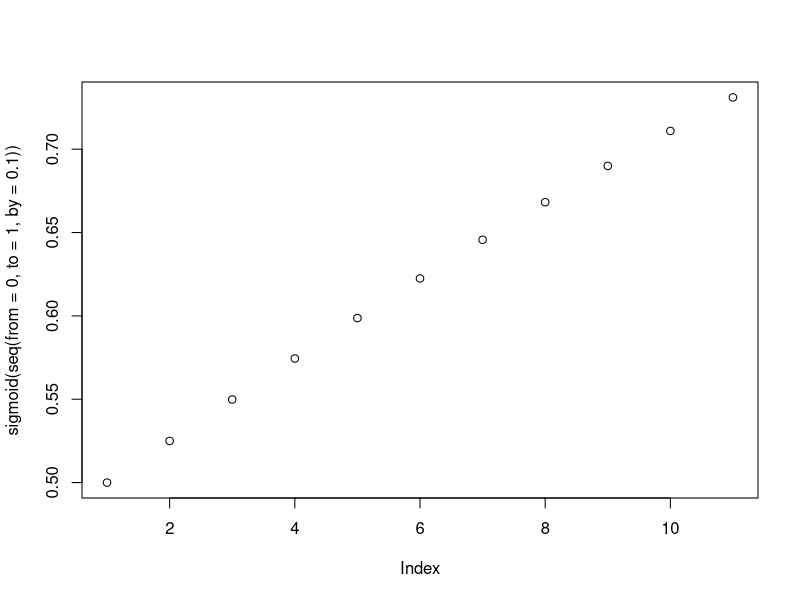
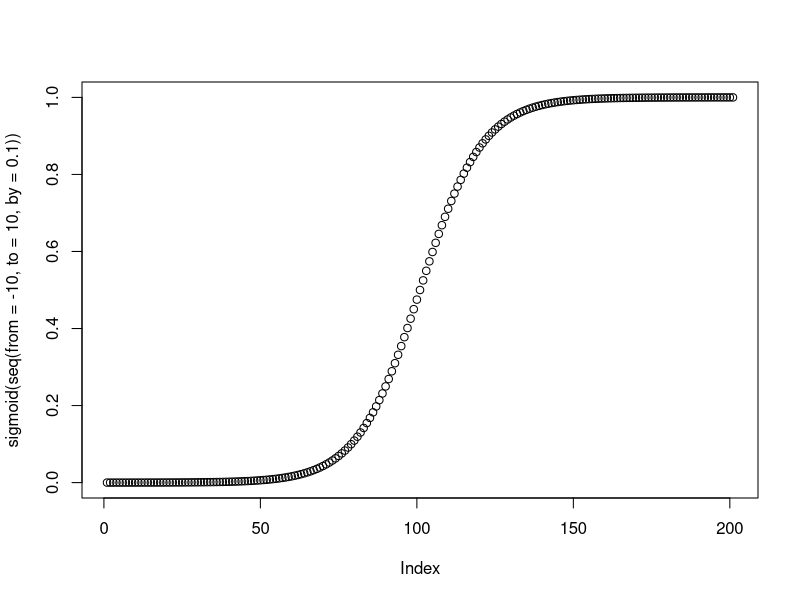

Reproduce these figures in R, in order.
## ---- chunk 1
library(tidyverse)
library(e1071)
## ---- chunk 2
plot(sigmoid(seq(from = 0, to = 1, by= 0.1)))

plot(sigmoid(seq(from = -10, to = 10, by= 0.1)))
